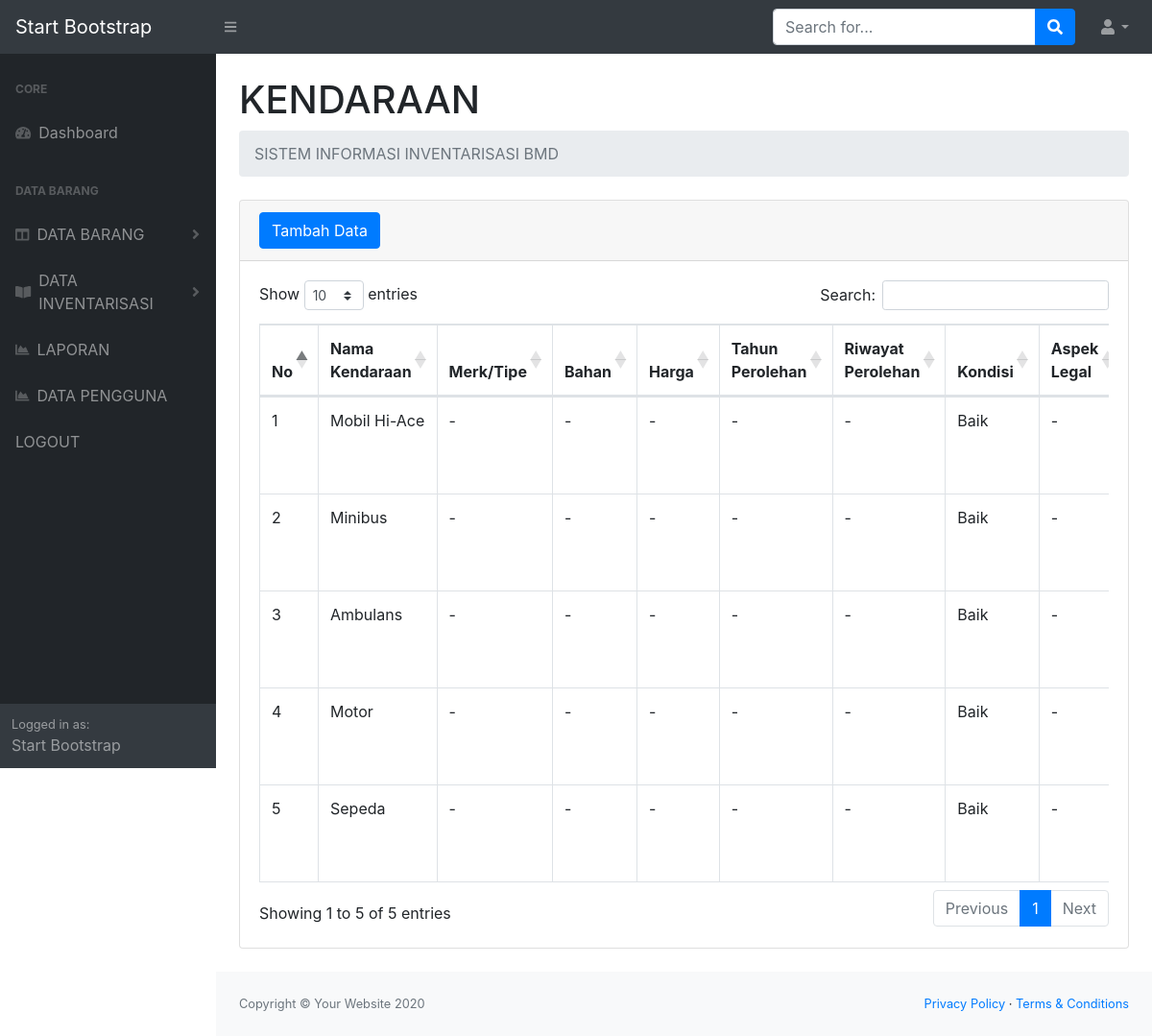
Screenshot of /masterkendaraan.php (signed in) with the database file from the repository.
### tables this page shows
CREATE TABLE `kendaraan` (
  `idbarang` int(11) NOT NULL,
  `namakendaraan` varchar(25) NOT NULL,
  `merk1` varchar(25) NOT NULL,
  `bahan1` varchar(25) NOT NULL,
  `harga1` varchar(25) NOT NULL,
  `tahunperolehan1` varchar(25) NOT NULL,
  `riwayatperolehan1` varchar(25) NOT NULL,
  `kondisi1` varchar(25) NOT NULL,
  `aspeklegal1` varchar(25) NOT NULL,
  `keterangan1` varchar(25) NOT NULL
);

### masterkendaraan.php (the view, shortened to what this page needs)
<?php
require 'function.php';
?>
<!DOCTYPE html>
<html lang="en">
<head>
    <link href="css/styles.css" rel="stylesheet" />
    <link href="https://cdn.datatables.net/1.10.20/css/dataTables.bootstrap4.min.css" rel="stylesheet" />
</head>
<body class="sb-nav-fixed">
    <nav class="sb-topnav navbar navbar-expand navbar-dark bg-dark">
        <a class="navbar-brand" href="index.html">Start Bootstrap</a>
        <button class="btn btn-link btn-sm order-1 order-lg-0" id="sidebarToggle" href="#"><i class="fas fa-bars"></i></button>
        <form class="d-none d-md-inline-block form-inline ml-auto mr-0 mr-md-3 my-2 my-md-0">
            <div class="input-group">
                <input class="form-control" type="text" placeholder="Search for..." aria-label="Search" aria-describedby="basic-addon2" />
                <div class="input-group-append">
                    <button class="btn btn-primary" type="button"><i class="fas fa-search"></i></button>
                </div>
            </div>
        </form>
        <ul class="navbar-nav ml-auto ml-md-0">
            <li class="nav-item dropdown">
                <a class="nav-link dropdown-toggle" id="userDropdown" href="#" role="button" data-toggle="dropdown" aria-haspopup="true" aria-expanded="false"><i class="fas fa-user fa-fw"></i></a>
            </li>
        </ul>
    </nav>
    <div id="layoutSidenav">
        <div id="layoutSidenav_nav">
            <nav class="sb-sidenav accordion sb-sidenav-dark" id="sidenavAccordion">
                <div class="sb-sidenav-menu">
                    <?php include 'navbar.php'; ?>
                </div>
                <div class="sb-sidenav-footer">
                    <div class="small">Logged in as:</div>
                    Start Bootstrap
                </div>
            </nav>
        </div>
        <div id="layoutSidenav_content">
            <main>
                <div class="container-fluid">
                    <h1 class="mt-4">KENDARAAN</h1>
                    <ol class="breadcrumb mb-4">
                        <li class="breadcrumb-item active">SISTEM INFORMASI INVENTARISASI BMD</li>
                    </ol>
                    <div class="card mb-4">
                        <div class="card-header">
                            <button type="button" class="btn btn-primary" data-toggle="modal" data-target="#myModal">
                                Tambah Data
                            </button>
                        </div>
                        <div class="card-body">
                            <div class="table-responsive">
                                <table class="table table-bordered" id="dataTable" width="100%" cellspacing="0">
                                    <thead>
                                        <tr>
                                            <th>No</th>
                                            <th>Nama Kendaraan</th>
                                            <th>Merk/Tipe</th>
                                            <th>Bahan</th>
                                            <th>Harga</th>
                                            <th>Tahun Perolehan</th>
                                            <th>Riwayat Perolehan</th>
                                            <th>Kondisi</th>
                                            <th>Aspek Legal</th>
                                        </tr>
                                    </thead>
                                    <tbody>
                                        <?php
                                        $ambilsemuadatakendaraan = mysqli_query($conn, "select * from kendaraan");
                                        $i = 1;
                                        while ($data = mysqli_fetch_array($ambilsemuadatakendaraan)) {
                                            $namakendaraan = $data['namakendaraan'];
                                            $merk1 = $data['merk1'];
                                            $bahan1 = $data['bahan1'];
                                            $harga1 = $data['harga1'];
                                            $tahunperolehan1 = $data['tahunperolehan1'];
                                            $riwayatperolehan1 = $data['riwayatperolehan1'];
                                            $kondisi1 = $data['kondisi1'];
                                            $aspeklegal1 = $data['aspeklegal1'];
                                        ?>
                                            <tr>
                                                <td><?= $i++; ?></td>
                                                <td><?= $namakendaraan; ?></td>
                                                <td><?= $merk1; ?></td>
                                                <td><?= $bahan1; ?></td>
                                                <td><?= $harga1; ?></td>
                                                <td><?= $tahunperolehan1; ?></td>
                                                <td><?= $riwayatperolehan1; ?></td>
                                                <td><?= $kondisi1; ?></td>
                                                <td><?= $aspeklegal1; ?></td>
                                            </tr>
                                        <?php
                                        };
                                        ?>
                                    </tbody>
                                </table>
                            </div>
                        </div>
                    </div>
                </div>
            </main>
            <footer class="py-4 bg-light mt-auto">
                <div class="container-fluid">
                    <div class="d-flex align-items-center justify-content-between small">
                        <div class="text-muted">Copyright &copy; Your Website 2020</div>
                        <div>
                            <a href="#">Privacy Policy</a>
                            &middot;
                            <a href="#">Terms &amp; Conditions</a>
                        </div>
                    </div>
                </div>
            </footer>
        </div>
    </div>
</body>
</html>

### rows the page displays
kendaraan: namakendaraan "Mobil Hi-Ace", merk1 "-", bahan1 "-", harga1 "-", tahunperolehan1 "-", riwayatperolehan1 "-", kondisi1 "Baik", aspeklegal1 "-"
kendaraan: namakendaraan "Minibus", merk1 "-", bahan1 "-", harga1 "-", tahunperolehan1 "-", riwayatperolehan1 "-", kondisi1 "Baik", aspeklegal1 "-"
kendaraan: namakendaraan "Ambulans", merk1 "-", bahan1 "-", harga1 "-", tahunperolehan1 "-", riwayatperolehan1 "-", kondisi1 "Baik", aspeklegal1 "-"
kendaraan: namakendaraan "Motor", merk1 "-", bahan1 "-", harga1 "-", tahunperolehan1 "-", riwayatperolehan1 "-", kondisi1 "Baik", aspeklegal1 "-"
kendaraan: namakendaraan "Sepeda", merk1 "-", bahan1 "-", harga1 "-", tahunperolehan1 "-", riwayatperolehan1 "-", kondisi1 "Baik", aspeklegal1 "-"
